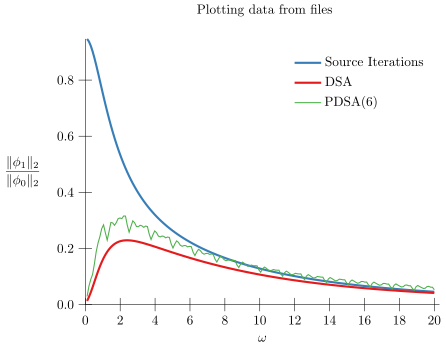

This chart was generated by the following Python code:
from plotz import *
from math import sin, pi

# with open("mydata.dat", "w") as gnuplot, open("mydata.csv", "w") as csv:
#     N = 100
#
#     gnuplot.write("# x       \t sin(pi x) \t sin(2 pi x)\n")
#     csv.write("# x         ; sin(3 pi x) ; sin(4 pi x)\n")
#     for i in xrange(N+1):
#         x = float(i)/N
#         gnuplot.write(" \t ".join(["%.7f" % v for v in [x, sin(pi*x), sin(2*pi*x)]]) + "\n")
#         csv.write("   ; ".join(["%.7f" % v for v in [x, sin(3*pi*x), sin(4*pi*x)]]) + "\n")

with Plot("plot") as p:
    p.x.min = 0
    p.x.max = 20.3
    p.x.tick = 2
    p.x.label = r"$\omega$"

    p.y.min = 0
    p.y.tick = 0.2
    p.y.tick_format = lambda y: "%.1f" % y
    p.y.label = r"$\displaystyle\frac{\Vert\phi_1\Vert_2}{\Vert\phi_0\Vert_2}$"

    p.title = r"Plotting data from files"

    p.line_style(1, "ultra thick")
    p.line_style(2, "ultra thick")
    for line in range(3,8):
        p.line_style(line, "thick")

    #line1
    p.plot(DataFile("mydata.dat"),
           title=r"Source Iterations")
    #line1

    #line2
    p.plot(DataFile("mydata.dat"), col=(0,2),
           title=r"DSA")
    #line2

    #line3
    p.plot(DataFile("mydata.csv", sep=";", comment="#"), col=(0,3),
           title=r"PDSA(6)")
    #line3

    p.legend("north east")
